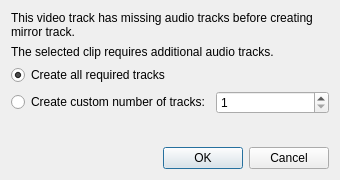
<?xml version="1.0" encoding="UTF-8"?>
<ui version="4.0">
 <author>
SPDX-FileCopyrightText: none
SPDX-License-Identifier: GPL-3.0-only OR LicenseRef-KDE-Accepted-GPL
 </author>
 <class>AutoTrackCreationDialog_UI</class>
 <widget class="QDialog" name="AutoTrackCreationDialog_UI">
  <property name="geometry">
   <rect>
    <x>0</x>
    <y>0</y>
    <width>340</width>
    <height>180</height>
   </rect>
  </property>
  <property name="windowTitle">
   <string>Missing Audio Tracks</string>
  </property>
  <layout class="QVBoxLayout" name="verticalLayout">
  <item>
    <widget class="QLabel" name="mirrorInfoLabel">
     <property name="wordWrap">
      <bool>true</bool>
     </property>
     <property name="text">
      <string>This video track has missing audio tracks before creating mirror track.</string>
     </property>
    </widget>
   </item>
   <item>
    <widget class="QLabel" name="infoLabel">
     <property name="wordWrap">
      <bool>true</bool>
     </property>
     <property name="text">
      <string>The selected clip requires additional audio tracks.</string>
     </property>
    </widget>
   </item>
   <item>
    <widget class="QRadioButton" name="createAllRadio">
     <property name="text">
      <string>Create all required tracks</string>
     </property>
     <property name="checked">
      <bool>true</bool>
     </property>
    </widget>
   </item>
   <item>
    <layout class="QHBoxLayout" name="customLayout">
     <item>
      <widget class="QRadioButton" name="createCustomRadio">
       <property name="text">
        <string>Create custom number of tracks:</string>
       </property>
      </widget>
     </item>
     <item>
      <widget class="QSpinBox" name="tracksSpinBox">
       <property name="minimum">
        <number>1</number>
       </property>
      </widget>
     </item>
    </layout>
   </item>
   <item>
    <spacer name="verticalSpacer">
     <property name="orientation">
      <enum>Qt::Vertical</enum>
     </property>
     <property name="sizeHint" stdset="0">
      <size>
       <width>20</width>
       <height>0</height>
      </size>
     </property>
    </spacer>
   </item>
   <item>
    <widget class="QDialogButtonBox" name="buttonBox">
     <property name="orientation">
      <enum>Qt::Horizontal</enum>
     </property>
     <property name="standardButtons">
      <set>QDialogButtonBox::Cancel|QDialogButtonBox::Ok</set>
     </property>
    </widget>
   </item>
  </layout>
 </widget>
 <tabstops>
  <tabstop>createAllRadio</tabstop>
  <tabstop>createCustomRadio</tabstop>
  <tabstop>tracksSpinBox</tabstop>
 </tabstops>
 <resources/>
 <connections>
  <connection>
   <sender>buttonBox</sender>
   <signal>accepted()</signal>
   <receiver>AutoTrackCreationDialog_UI</receiver>
   <slot>accept()</slot>
  </connection>
  <connection>
   <sender>buttonBox</sender>
   <signal>rejected()</signal>
   <receiver>AutoTrackCreationDialog_UI</receiver>
   <slot>reject()</slot>
  </connection>
 </connections>
</ui>
